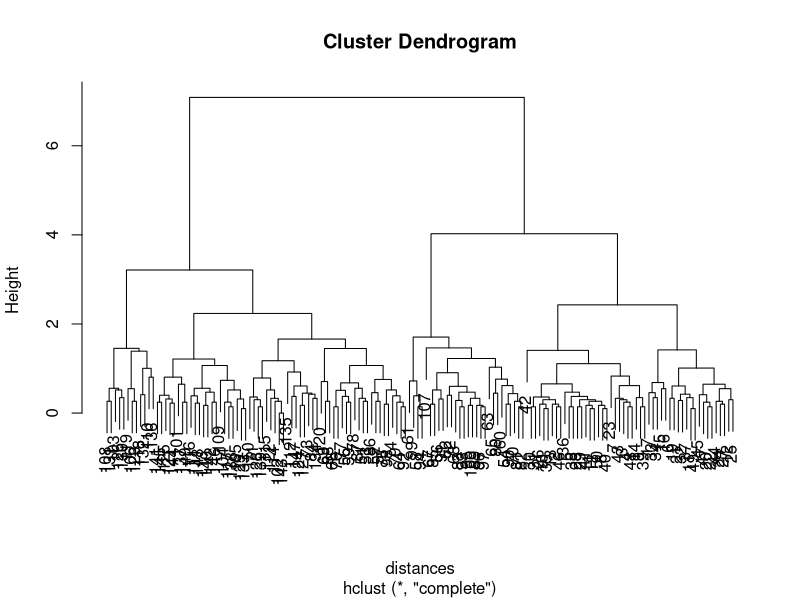

Recreate this plot in R.
# Load the iris data into R using the following commands: 
#
# library(datasets)
# data(iris)
#
# Subset the iris data to the first four columns and call this matrix irisSubset. 
# Apply hierarchical clustering to the irisSubset data frame to cluster the rows.
# If I cut the dendrogram at a height of 3 how many clusters result?
# => 4

library(datasets)
data(iris)

# columns are coordinates, here there are 4 coordinates
irisSubset = iris[,1:4]

distances = dist(irisSubset)

hClustering = hclust(distances)

plot(hClustering)

